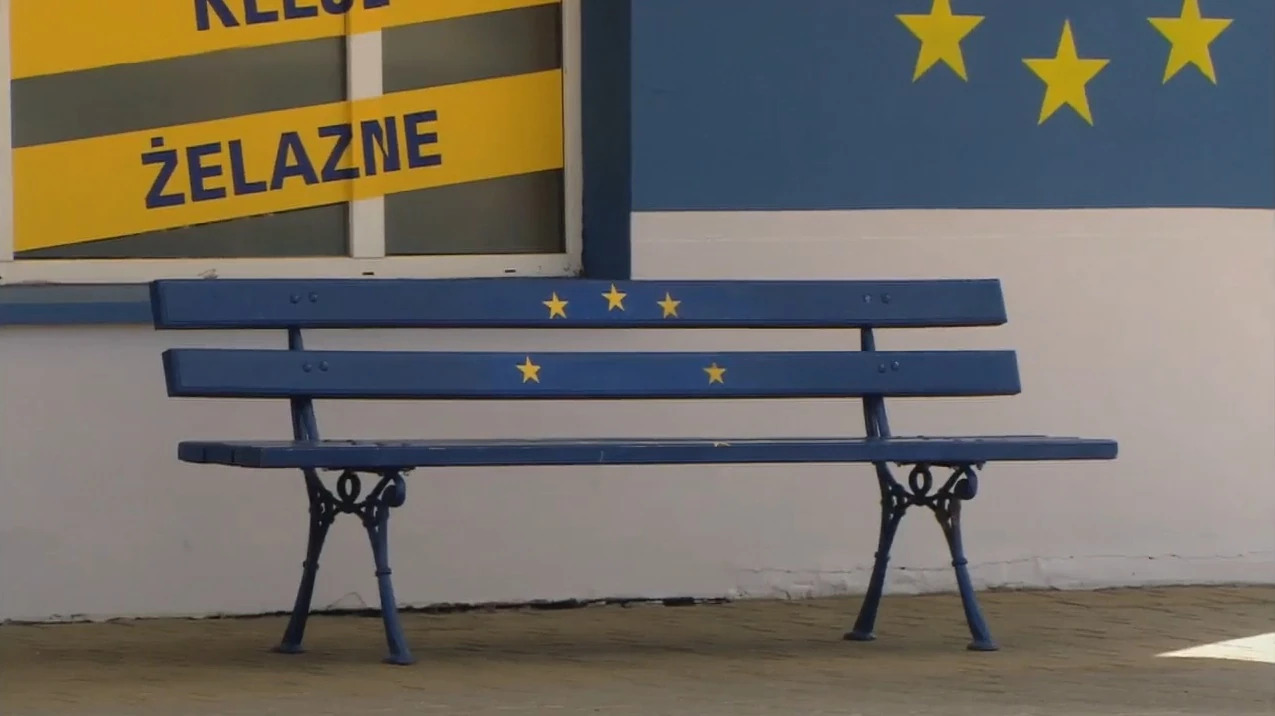
#> input picture images4/lawka.jpg, 1275 x 716 px
$ python index4.py   (older library calls are emulated)
#> lines starting #> are read from the running program, lines starting #| are printed output that depends on the picture
import cv2
import numpy as np
import matplotlib.pyplot as plt
from skimage import metrics

# image_path = 'images4/img1.jpg';
image_path = 'images4/lawka.jpg';


# [77 lines left out: functions first, first2, second, not called in this run]


def second2():
    # Load the image
    image = cv2.imread(image_path, cv2.IMREAD_GRAYSCALE)
#> image: shape (716, 1275); min 7, max 242, mean 107

    # Check if the image has been loaded correctly
    if image is None:
        print("Nie udało się wczytać obrazu.")
    else:
        # Sobel Operator Algorithm
        sobel_x = cv2.Sobel(image, cv2.CV_64F, 1, 0, ksize=5)
        sobel_y = cv2.Sobel(image, cv2.CV_64F, 0, 1, ksize=5)
        sobel_combined = cv2.addWeighted(cv2.convertScaleAbs(sobel_x), 0.5,
                                        cv2.convertScaleAbs(sobel_y), 0.5, 0)
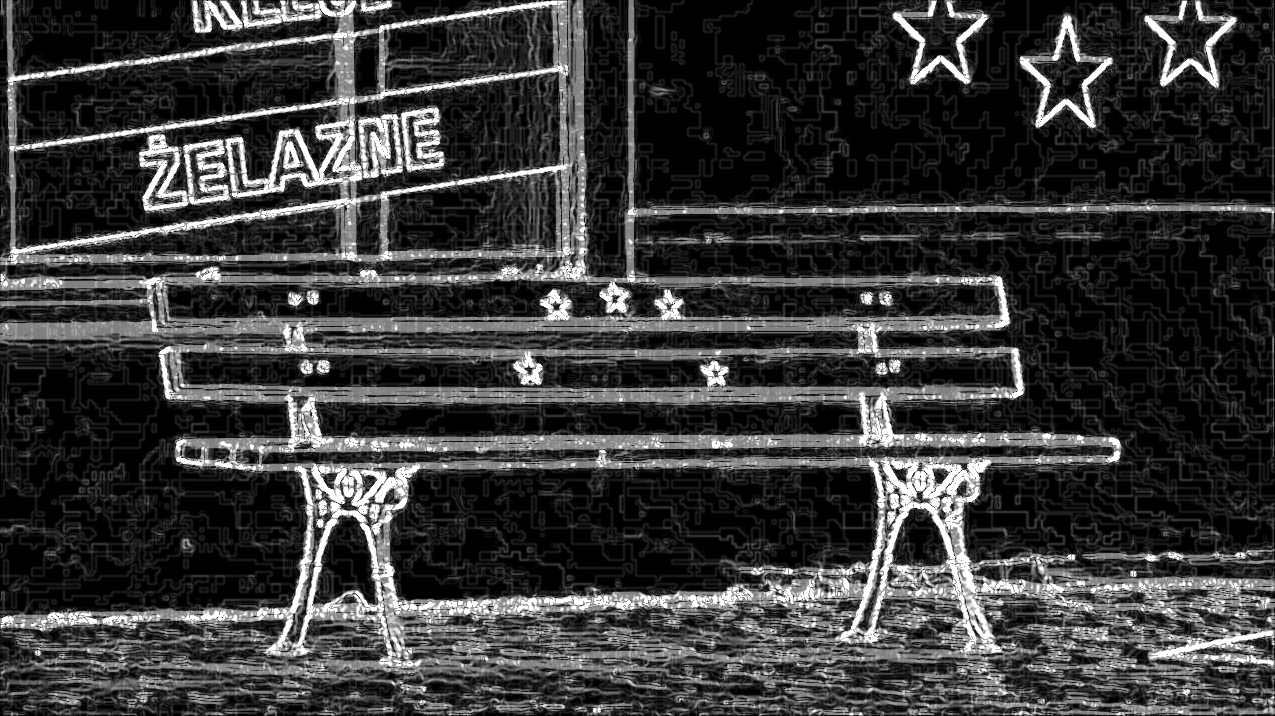
#> sobel_combined: shape (716, 1275); min 0, max 255, mean 56.8

        # Canny Edge Detector
        canny = cv2.Canny(image, 100, 200)
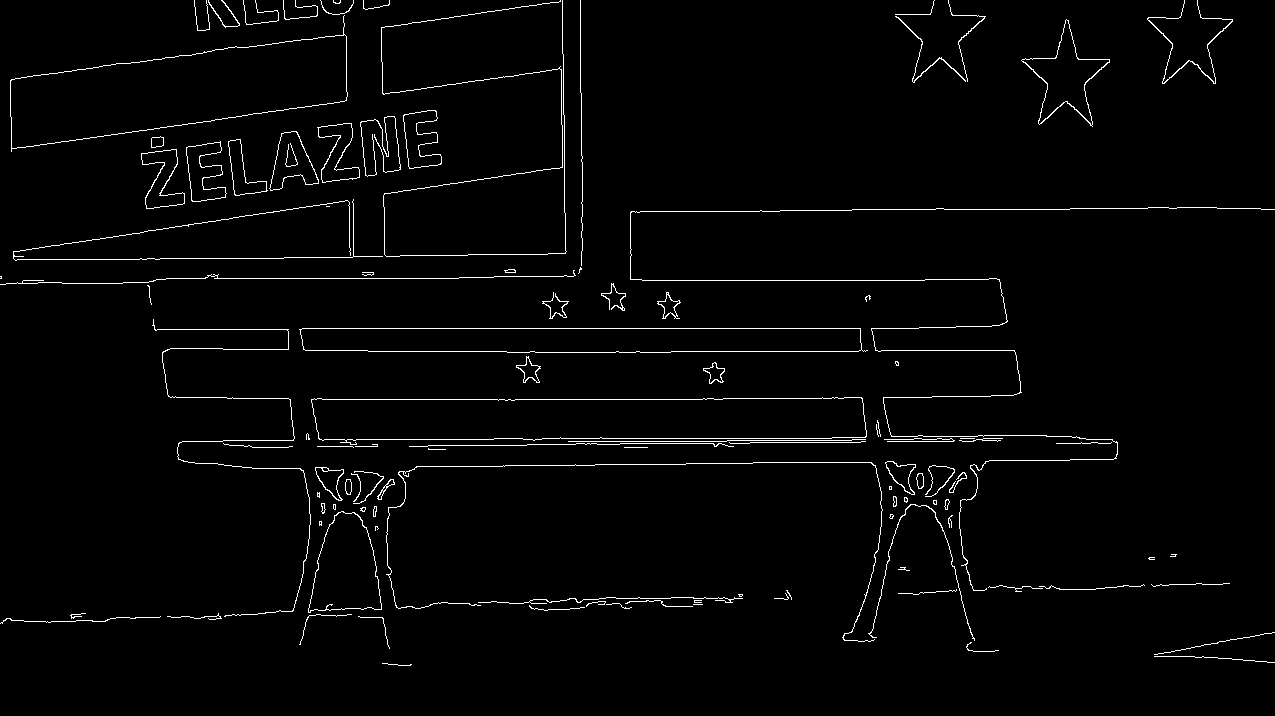
#> canny: shape (716, 1275); 2.1% white in thin lines or dots

        # Laplacian Operator
        laplacian = cv2.Laplacian(image, cv2.CV_64F)
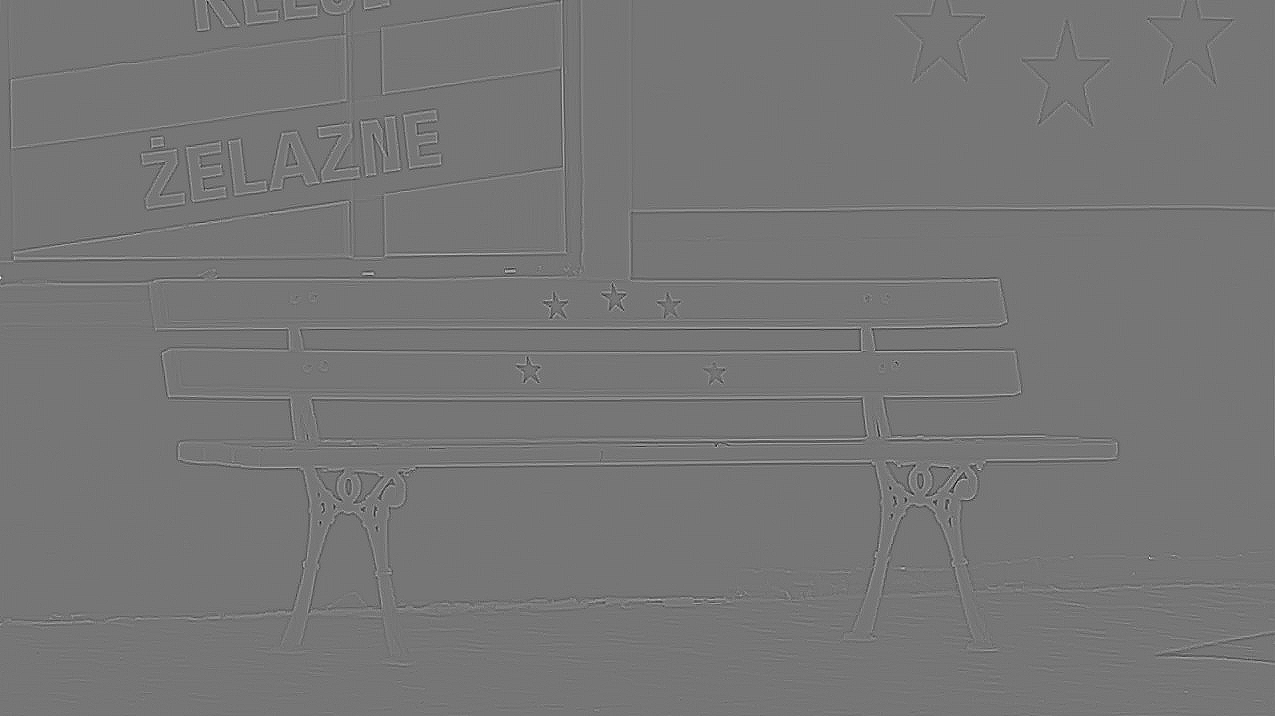
#> laplacian: shape (716, 1275) float64; min -148, max 171, mean 0; drawn with min black and max white
        laplacian_8bit = cv2.convertScaleAbs(laplacian)  # Convert Laplacian to 8-bit format
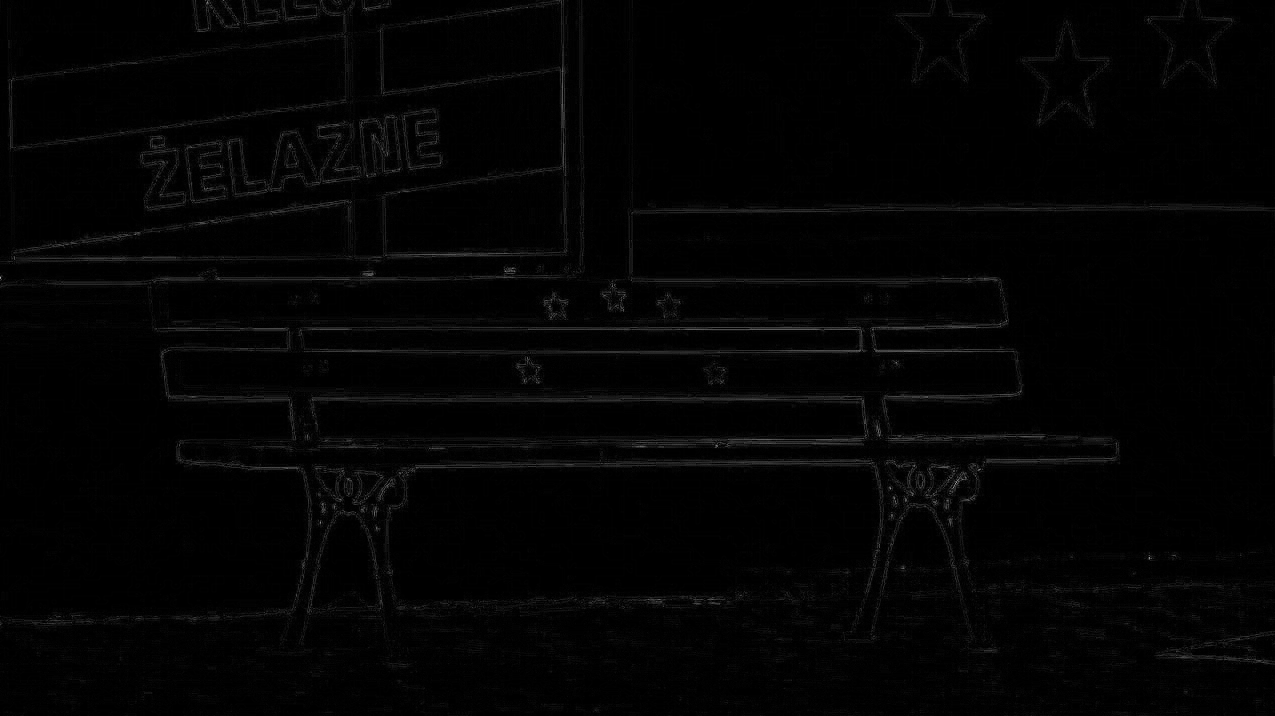
#> laplacian_8bit: shape (716, 1275); min 0, max 171, mean 3.4

        # Calculate Edge Quality Metrics
        psnr_sobel = metrics.peak_signal_noise_ratio(image, sobel_combined)
#> psnr_sobel = 8.08
        ssim_sobel = metrics.structural_similarity(image, sobel_combined)
#> ssim_sobel = 0.0409
        psnr_canny = metrics.peak_signal_noise_ratio(image, canny)
#> psnr_canny = 6.84
        ssim_canny = metrics.structural_similarity(image, canny)
#> ssim_canny = 0.00426
        psnr_laplacian = metrics.peak_signal_noise_ratio(image, laplacian_8bit)
#> psnr_laplacian = 7.14
        ssim_laplacian = metrics.structural_similarity(image, laplacian_8bit, data_range=255)  # Specify data range for SSIM
#> ssim_laplacian = 0.025

        # Display Results and Metrics
        plt.subplot(2, 4, 1), plt.imshow(image, cmap='gray')
        plt.title('Obraz oryginalny'), plt.xticks([]), plt.yticks([])

        plt.subplot(2, 4, 2), plt.imshow(sobel_combined, cmap='gray')
        plt.title(f'Sobela\nPSNR: {psnr_sobel:.2f}\nSSIM: {ssim_sobel:.2f}'), plt.xticks([]), plt.yticks([])

        plt.subplot(2, 4, 3), plt.imshow(canny, cmap='gray')
        plt.title(f'Canny\nPSNR: {psnr_canny:.2f}\nSSIM: {ssim_canny:.2f}'), plt.xticks([]), plt.yticks([])

        plt.subplot(2, 4, 4), plt.imshow(laplacian_8bit, cmap='gray')
        plt.title(f'Laplace\'a\nPSNR: {psnr_laplacian:.2f}\nSSIM: {ssim_laplacian:.2f}'), plt.xticks([]), plt.yticks([])

        plt.show()

second2()

$ run again, with images4/img1.jpg copied over images4/lawka.jpg
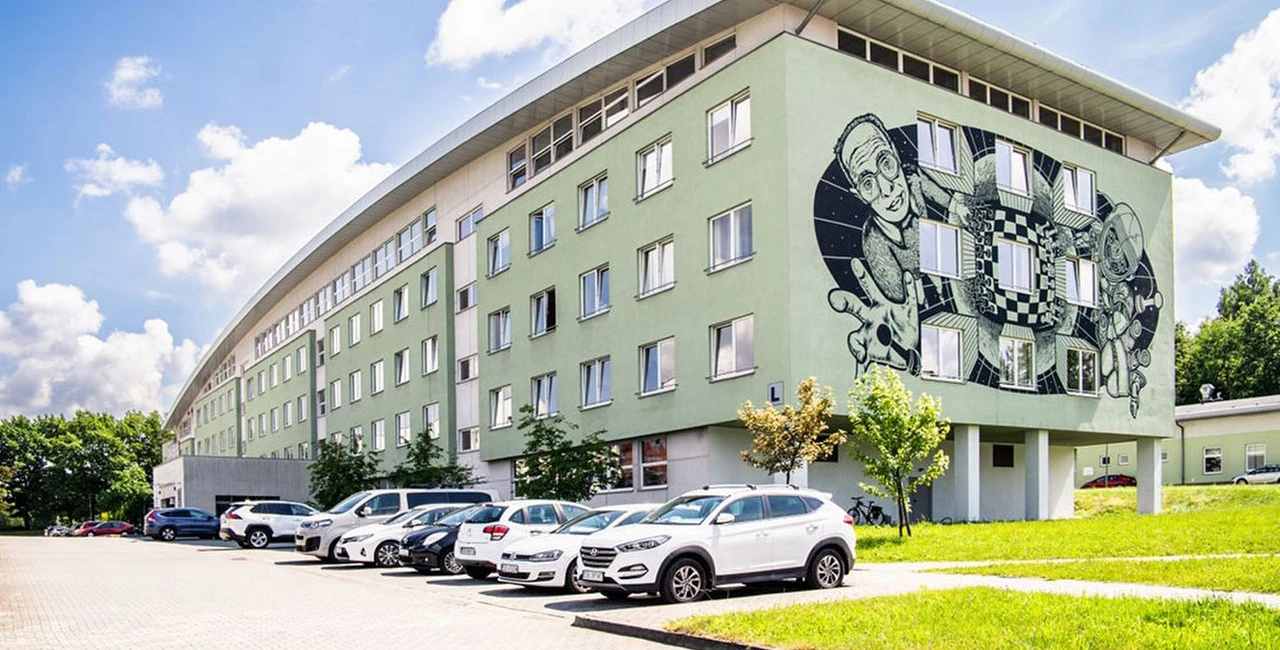
#> input picture images4/img1.jpg, 1280 x 650 px
#> in second2, `canny = cv2.Canny(image, 100, 200)`:
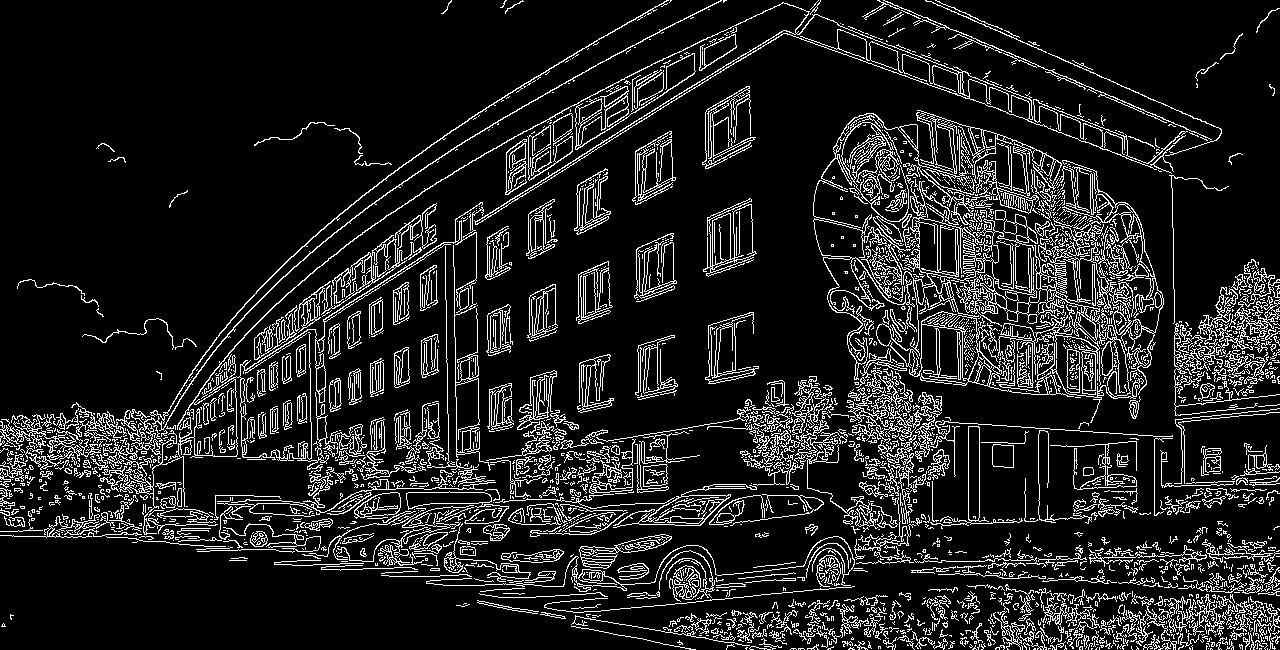
#> canny: shape (650, 1280); 12.4% white in thin lines or dots
#> in second2, `laplacian_8bit = cv2.convertScaleAbs(laplacian)`:
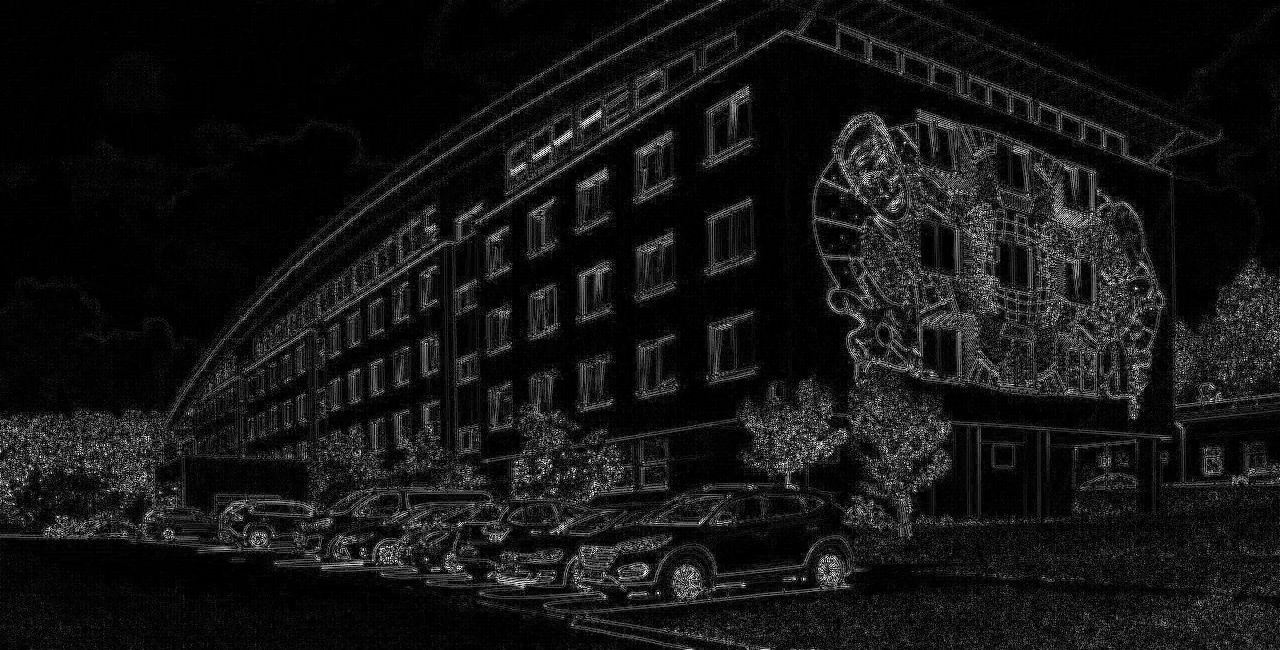
#> laplacian_8bit: shape (650, 1280); min 0, max 255, mean 20.5
#> psnr_sobel = 6.08
#> ssim_sobel = -0.004
#> psnr_canny = 3.04
#> ssim_canny = 0.00285
#> psnr_laplacian = 3.54
#> ssim_laplacian = 0.0208

$ run again, with images4/img2.jpg copied over images4/lawka.jpg
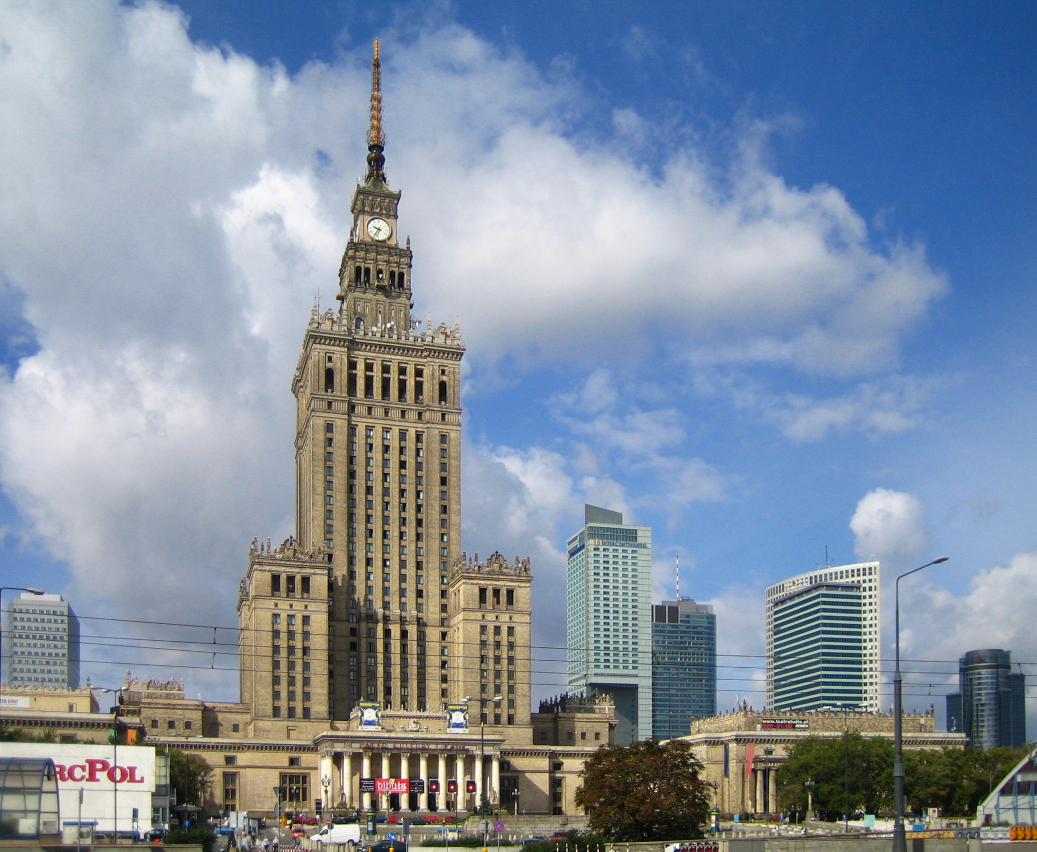
#> input picture images4/img2.jpg, 2074 x 1704 px (shown at 1/2 size)
#> in second2, `canny = cv2.Canny(image, 100, 200)`:
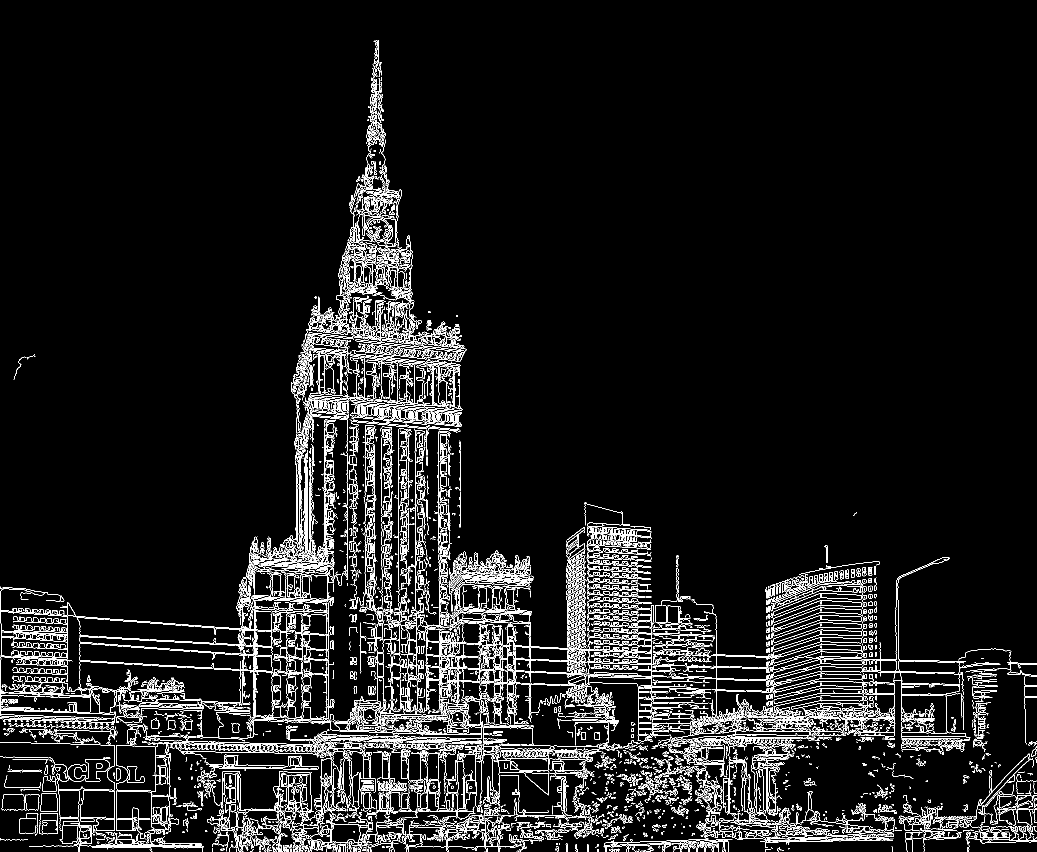
#> canny: shape (1704, 2074) (shown at 1/2 size); 6.3% white in thin lines or dots
#> in second2, `laplacian_8bit = cv2.convertScaleAbs(laplacian)`:
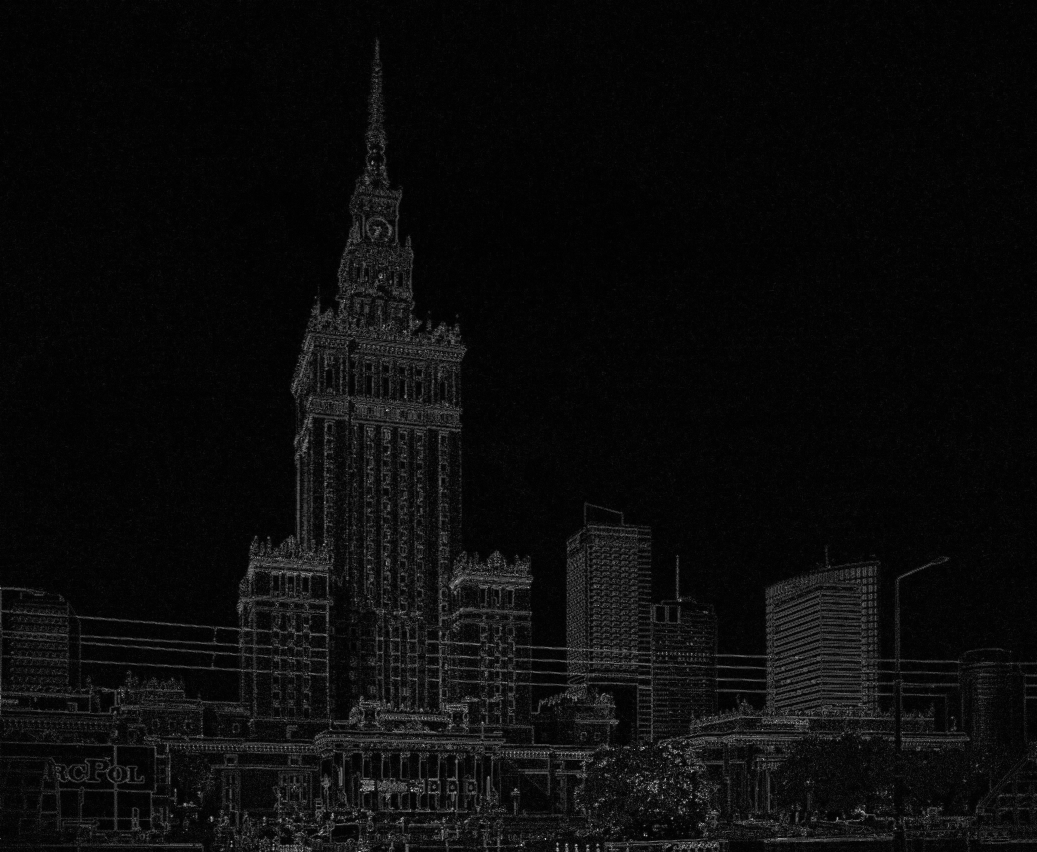
#> laplacian_8bit: shape (1704, 2074) (shown at 1/2 size); min 0, max 255, mean 11.3
#> psnr_sobel = 7.54
#> ssim_sobel = 0.0223
#> psnr_canny = 4.52
#> ssim_canny = 0.00521
#> psnr_laplacian = 5.04
#> ssim_laplacian = 0.0435
